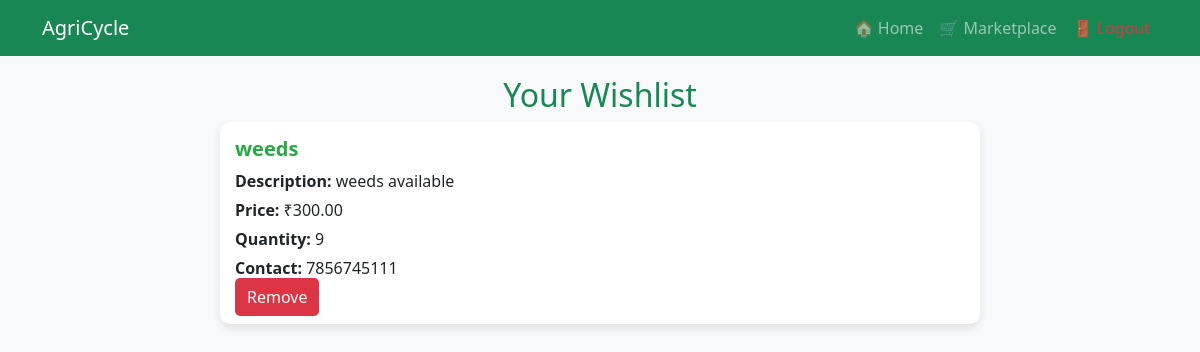
The app's page /wishlist.php (signed in) with its own data.
### tables this page shows
CREATE TABLE `marketplace_items` (
  `id` int(11) NOT NULL,
  `user_id` int(11) NOT NULL,
  `photo_path` varchar(255) DEFAULT NULL,
  `item_name` varchar(255) NOT NULL,
  `description` text NOT NULL,
  `price` decimal(10,2) NOT NULL,
  `quantity` int(11) NOT NULL,
  `contact_info` varchar(255) NOT NULL,
  `created_at` timestamp NOT NULL DEFAULT current_timestamp()
);

### wishlist.php (the view, shortened to what this page needs)
<?php
include 'config/db_connect.php';
$user_id = $_SESSION['user_id'];
$query = "SELECT mi.id, mi.item_name, mi.description, mi.price, mi.quantity, mi.contact_info
          FROM wishlist
          JOIN marketplace_items mi ON wishlist.item_id = mi.id
          WHERE wishlist.user_id = ?";
$stmt = $conn->prepare($query);
$stmt->bind_param("i", $user_id);
$stmt->execute();
$result = $stmt->get_result();
$items = $result->fetch_all(MYSQLI_ASSOC);
?>
<!DOCTYPE html>
<html lang="en">
<head>
    <link rel="stylesheet" href="https://cdn.jsdelivr.net/npm/bootstrap@5.3.0/dist/css/bootstrap.min.css">
</head>
<body>
<nav class="navbar navbar-expand-lg navbar-dark bg-success">
  <div class="container">
    <a class="navbar-brand" href="index.php">AgriCycle</a>
    <div class="collapse navbar-collapse justify-content-end">
      <ul class="navbar-nav">
        <li class="nav-item">
            <a class="nav-link" href="dashboard/buyer_dashboard.php">🏠 Home</a>
        </li>
        <li class="nav-item">
            <a class="nav-link" href="marketplace/index.php">🛒 Marketplace</a>
        </li>
        <li class="nav-item">
            <a class="nav-link text-danger" href="auth/logout.php">🚪 Logout</a>
        </li>
      </ul>
    </div>
  </div>
</nav>
<div class="wishlist-container">
    <h2 class="text-center text-success">Your Wishlist</h2>
    <?php if (empty($items)): ?>
        <p class="text-center">No items in wishlist.</p>
    <?php else: ?>
        <?php foreach ($items as $item): ?>
            <div class="wishlist-card">
                <h5><?= htmlspecialchars($item['item_name']) ?></h5>
                <p><strong>Description:</strong> <?= htmlspecialchars($item['description']) ?></p>
                <p><strong>Price:</strong> ₹<?= htmlspecialchars($item['price']) ?></p>
                <p><strong>Quantity:</strong> <?= htmlspecialchars($item['quantity']) ?></p>
                <p><strong>Contact:</strong> <?= htmlspecialchars($item['contact_info']) ?></p>
                <a href="remove_from_wishlist.php?id=<?= $item['id'] ?>" class="btn-remove">Remove</a>
            </div>
        <?php endforeach; ?>
    <?php endif; ?>
</div>
</body>
</html>

### wishlist.php (style rules this page uses)
body { background-color: #f8f9fa; }
.wishlist-container { max-width: 800px; margin: auto; padding: 20px; }
.wishlist-card { background: #fff; padding: 15px; border-radius: 10px; box-shadow: 0px 4px 8px rgba(0, 0, 0, 0.1); margin-bottom: 20px; }
.wishlist-card h5 { color: #28a745; font-weight: bold; }
.wishlist-card p { margin: 5px 0; }
.btn-remove { background-color: #dc3545; color: white; padding: 8px 12px; border: none; border-radius: 5px; cursor: pointer; text-decoration: none; }

### records on screen
marketplace_items: item_name "weeds", description "weeds available", price "300.00", quantity "9", contact_info "7856745111"
